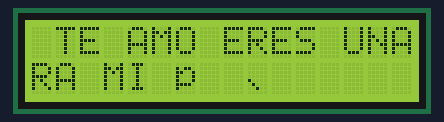
A sketch run on a simulated Arduino Uno, built with avr-gcc and run on an emulated ATmega328P. Shown: 16×2 character LCD.

Above: at 0.2 s.
At 5.1 s:
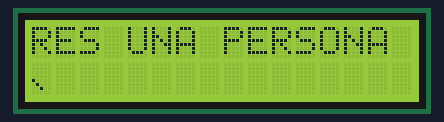
At 10.0 s:
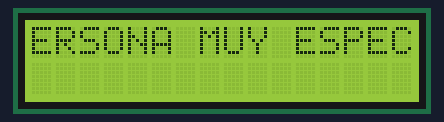
At 19.8 s:
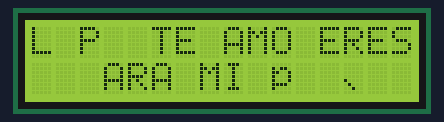
At 29.7 s:
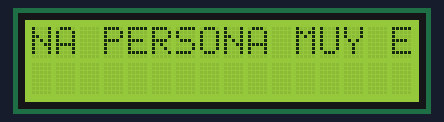
At 39.5 s:
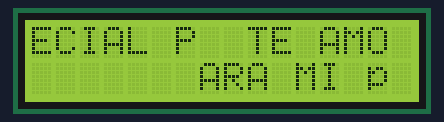

Measured:
- what the display in image 1 shows lasts 0.6 s, from 5.0 s to 5.6 s

The sketch:

PROYECTO_2.ino
```cpp
#include <Wire.h>      // libreria de comunicacion por I2C
#include <LCD.h>      // libreria para funciones de LCD
#include <LiquidCrystal_I2C.h>    // libreria para LCD por I2C

LiquidCrystal_I2C lcd (0x27, 2, 1, 0, 4, 5, 6, 7); // DIR, E, RW, RS, D4, D5, D6, D7

void setup()
{
    lcd.setBacklightPin(3,POSITIVE);  // puerto P3 de PCF8574 como positivo
    lcd.setBacklight(HIGH);   // habilita iluminacion posterior de LCD
    lcd.begin(16, 2);     // 16 columnas por 2 lineas para LCD 1602A
    lcd.clear();      // limpia pantalla
}

void loop()
{
    lcd.setCursor(2, 0);    // ubica cursor en columna 2 y linea 0
    lcd.print("TE AMO ERES UNA PERSONA MUY ESPECIAL PARA MI 🖤");   // escribe texto
   lcd.scrollDisplayLeft();   // funcion que desplaza de a un caracter por vez hacia
          // la izquierda
    delay(500);      // demora de un segundo


}
```
